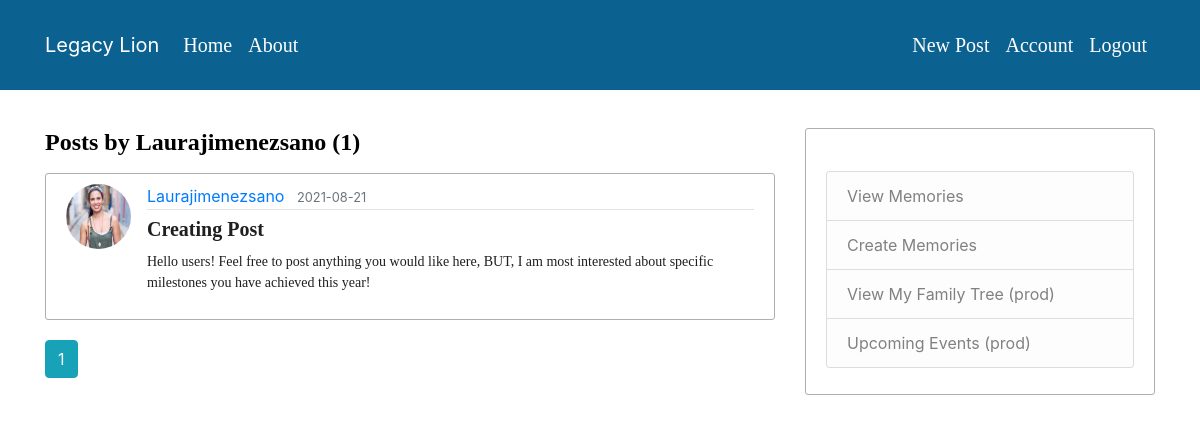
Screenshot of /user/Laurajimenezsano (signed in) with the database file from the repository.
### Blog/flaskblog/models.py (models this page shows, shortened)
class User(db.Model, UserMixin):
    id = db.Column(db.Integer, primary_key=True)
    username = db.Column(db.String(20), unique=True, nullable=False)
    email = db.Column(db.String(120), unique=True, nullable=False)
    image_file = db.Column(db.String(20), nullable=False, default='default.jpg')
    password = db.Column(db.String(60), nullable=False)
    posts = db.relationship('Post', backref='author', lazy=True)

class Post(db.Model):
    id = db.Column(db.Integer, primary_key=True)
    title = db.Column(db.String(100), nullable=False)
    date_posted = db.Column(db.DateTime, nullable=False, default=datetime.utcnow)
    content = db.Column(db.Text, nullable=False)
    user_id = db.Column(db.Integer, db.ForeignKey('user.id'), nullable=False)
    post_img = db.Column(db.String(20), nullable=False, default='default.jpg')

### Blog/flaskblog/routes.py (the view)
@app.route("/user/<string:username>")
def user_posts(username):
    page = request.args.get('page', 1, type=int)
    user = User.query.filter_by(username=username).first_or_404()
    posts = Post.query.filter_by(author=user)\
                .order_by(Post.date_posted.desc())\
                 .paginate(page=page, per_page=5)
    return render_template('user_posts.html', posts=posts, user=user)

### Blog/flaskblog/models.py (called while the page is built)
@login_manager.user_loader
def load_user(user_id):
    return User.query.get(int(user_id))

### Blog/flaskblog/templates/user_posts.html (shortened to what this page needs)
<!DOCTYPE html>
<html>
<head>
    <link rel="stylesheet" href="https://maxcdn.bootstrapcdn.com/bootstrap/4.0.0/css/bootstrap.min.css">
    <link rel="stylesheet" type="text/css" href="{{ url_for('static', filename='main.css') }}">
</head>
<body>
    <header class="site-header">
      <nav class="navbar navbar-expand-md navbar-dark bg-steel fixed-top">
        <div class="container">
          <a class="navbar-brand mr-6" href="/">Legacy Lion</a>
          <div class="collapse navbar-collapse" id="navbarToggle">
            <div class="navbar-nav mr-auto">
              <a class="nav-item nav-link" href="{{ url_for('home') }}">Home</a>
              <a class="nav-item nav-link" href="{{ url_for('about') }}">About</a>
            </div>
            <div class="navbar-nav">
              {% if current_user.is_authenticated %}
                <a class="nav-item nav-link" href="{{ url_for('new_post') }}">New Post</a>
                <a class="nav-item nav-link" href="{{ url_for('account') }}">Account</a>
                <a class="nav-item nav-link" href="{{ url_for('logout') }}">Logout</a>
              {% else %}
                <a class="nav-item nav-link" href="{{ url_for('login') }}">Login</a>
                <a class="nav-item nav-link" href="{{ url_for('register') }}">Register</a>
              {% endif %}
            </div>
          </div>
        </div>
      </nav>
    </header>
    <main role="main" class="container">
      <div class="row">
        <div class="col-md-8">
          <h1 class="mb-3">Posts by {{ user.username }} ({{ posts.total }})</h1>
          {% for post in posts.items %}
              <article class="media content-section">
                <img class="rounded-circle article-img" src="{{ url_for('static', filename='profile_pics/' + post.author.image_file) }}">
                <div class="media-body">
                  <div class="article-metadata">
                    <a class="mr-2" href="{{ url_for('user_posts', username=post.author.username) }}">{{ post.author.username }}</a>
                    <small class="text-muted">{{ post.date_posted.strftime('%Y-%m-%d') }}</small>
                  </div>
                  <h2><a class="article-title" href="{{ url_for('post', post_id=post.id) }}">{{ post.title }}</a></h2>
                  <p class="article-content">{{ post.content }}</p>
                </div>
              </article>
          {% endfor %}
          {% for page_num in posts.iter_pages(left_edge=1, right_edge=1, left_current=1, right_current=2) %}
            {% if page_num %}
              {% if posts.page == page_num %}
                <a class="btn btn-info mb-4" href="{{ url_for('user_posts', username=user.username, page=page_num) }}">{{ page_num }}</a>
              {% else %}
                <a class="btn btn-outline-info mb-4" href="{{ url_for('user_posts', username=user.username, page=page_num) }}">{{ page_num }}</a>
              {% endif %}
            {% else %}
              ...
            {% endif %}
          {% endfor %}
        </div>
        <div class="col-md-4">
          <div class="content-section">
            <h4>App Features</h4>
              <ul class="list-group">
                <a class="list-group-item list-group-item-light nav-item nav-link" href="{{ url_for('home')}}">View Memories</a>
                <a class="list-group-item list-group-item-light nav-item nav-link" href="{{ url_for('new_post')}}">Create Memories</a>
                <a class="list-group-item list-group-item-light nav-item nav-link" href="{{ url_for('familytree')}}" target="_blank"> View My Family Tree (prod)</a>
                <a class="list-group-item list-group-item-light nav-item nav-link" href="{{ url_for('home')}}">Upcoming Events (prod)</a>
              </ul>
          </div>
        </div>
      </div>
    </main>
</body>
</html>

### Blog/flaskblog/static/main.css (style rules this page uses)
body { background: #ffffff; color: #333333; margin-top: 8rem; }
p, li { color: #2b2a2a; font-size: 16px; font-family: "Garamond", "Times New Roman", serif; }
h1, h2 { color: #000000; font-family: "Garamond", "Times New Roman", serif; font-size: 24px; font-weight: bold; }
h4 { color: #ffffff; font-family: "Garamond", "Times New Roman", serif; font-size: 20px; font-weight: bold; text-align: center; }
.bg-steel { background-color: #0b6291; height: 90px; }
.site-header .navbar-nav .nav-link { color: #ffffff; font-family: "Garamond", "Times New Roman", serif; font-size: 20px; }
.content-section { background: #ffffff; padding: 10px 20px; border: 1px solid #aeafb0; border-radius: 3px; margin-bottom: 20px; }
.article-title { color: #1f1f1f; font-size: 20px; font-family: "Garamond", "Times New Roman", serif; }
.article-content { white-space: pre-line; color: #1f1f1f; font-family: "Garamond", "Times New Roman", serif; font-size: 14px; }
.article-img { height: 65px; width: 65px; margin-right: 16px; }
.article-metadata { padding-bottom: 1px; margin-bottom: 4px; border-bottom: 1px solid #e3e3e3 }

### rows the page displays
User: username "Laurajimenezsano"
Post: image_file (picture), author.username "Laurajimenezsano", date_posted "2021-08-21", title "Creating Post", content "Hello users! Feel free to post anything you would like here, BUT, I am most interested about specific milestones you have achieved this year!"

### other values shown
{{ posts.total }} "1"
{{ page_num }} "1"
